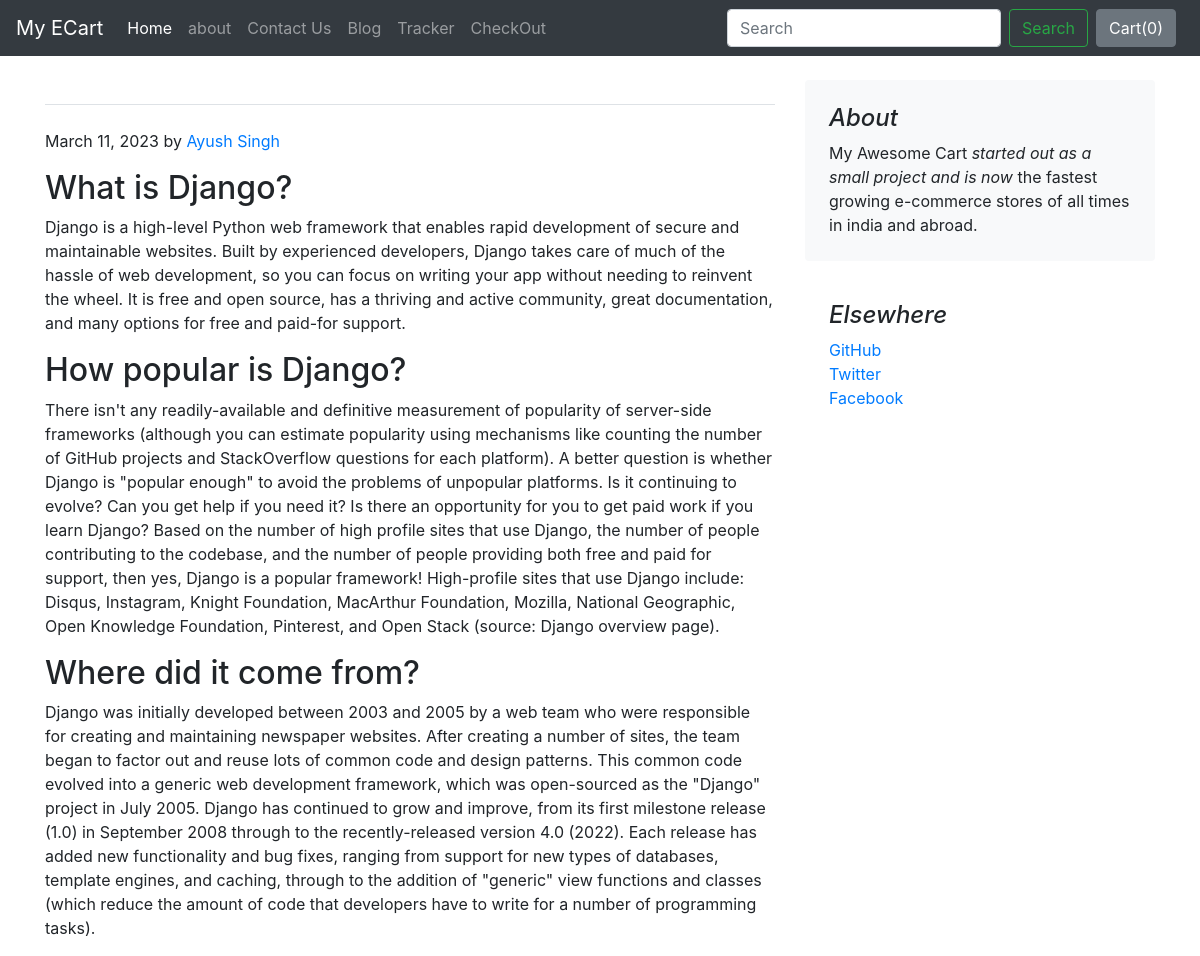
The app's page /blog/blogpost/2 with its own data.
### blog/models.py (models this page shows)
class Blogpost(models.Model):
    post_id = models.AutoField(primary_key= True)
    title = models.CharField(max_length=50)
    head0 = models.CharField(max_length=500, default="")
    chead0 = models.CharField(max_length=5000, default="")
    head1 = models.CharField(max_length=500, default="")
    chead1 = models.CharField(max_length=5000, default="")
    head2 = models.CharField(max_length=500, default="")
    chead2 = models.CharField(max_length=5000, default="")
    pub_date = models.DateField()
    thumbnail = models.ImageField(upload_to='shop/images', default="")
    def __str__(self):
        return self.title

### blog/views.py (the view)
# urls.py: path("blogpost/<int:id>", views.blogpost, name="blogHome")
def blogpost(request, id):
    post = Blogpost.objects.filter(post_id = id)[0]
    print(post)
    return render(request, 'blog/blogpost.html',{'post':post})

### blog/templates/blog/blogpost.html (shortened to what this page needs)
{% extends 'blog/basic.html' %}
{% block body %}
<div class="container">
    <div class="row mt-4">
        <div class="col-md-8 blog-main">
            <h3 class="pb-4 mb-4 font-italic border-bottom">
            </h3>
            <div class="blog-post">
                <p class="blog-post-meta">March 11, 2023 by <a href="https://www.linkedin.com/in/ayush-singh-8a7237201/">Ayush Singh</a></p>
                <h2>{{post.head0}}</h2>
                <p>{{post.chead0}}</p>
                <h2>{{post.head1}}</h2>
                <p>{{post.chead1}}</p>
                <h2>{{post.head2}}</h2>
                <p>{{post.chead2}}</p>
            </div>
        </div>
        <aside class="col-md-4 blog-sidebar">
            <div class="p-4 mb-3 bg-light rounded">
                <h4 class="font-italic">About</h4>
                <p class="mb-0">My Awesome Cart <em>started out as a small project and is now</em> the fastest growing e-commerce stores of all times in india and abroad.</p>
            </div>
            <div class="p-4">
                <h4 class="font-italic">Elsewhere</h4>
                <ol class="list-unstyled">
                    <li><a href="#">GitHub</a></li>
                    <li><a href="#">Twitter</a></li>
                    <li><a href="#">Facebook</a></li>
                </ol>
            </div>
        </aside>
    </div>
</div>
{% endblock %}

### records on screen
Blogpost: head0 "What is Django?", chead0 "Django is a high-level Python web framework that enables rapid development of secure and maintainable websites. Built by experienced developers, Django takes care of much of the hassle of web development, so you can focus on writing your app without needing to reinvent the wheel. It is free and open source, has a thriving and active community, great documentation, and many options for free and paid-for support.", head1 "How popular is Django?", chead1 "There isn't any readily-available and definitive measurement of popularity of server-side frameworks (although you can estimate popularity using mechanisms like counting the number of GitHub projects and StackOverflow questions for each platform). A better question is whether Django is \"popular enough\" to avoid the problems of unpopular platforms. Is it continuing to evolve? Can you get help if you need it? Is there an opportunity for you to get paid work if you learn Django? Based on the number of high profile sites that use Django, the number of people contributing to the codebase, and the number of people providing both free and paid for support, then yes, Django is a popular framework!…", head2 "Where did it come from?", chead2 "Django was initially developed between 2003 and 2005 by a web team who were responsible for creating and maintaining newspaper websites. After creating a number of sites, the team began to factor out and reuse lots of common code and design patterns. This common code evolved into a generic web development framework, which was open-sourced as the \"Django\" project in July 2005. Django has continued to grow and improve, from its first milestone release (1.0) in September 2008 through to the recently-released version 4.0 (2022). Each release has added new functionality and bug fixes, ranging from support for new types of databases, template engines, and caching, through to the addition of…"
